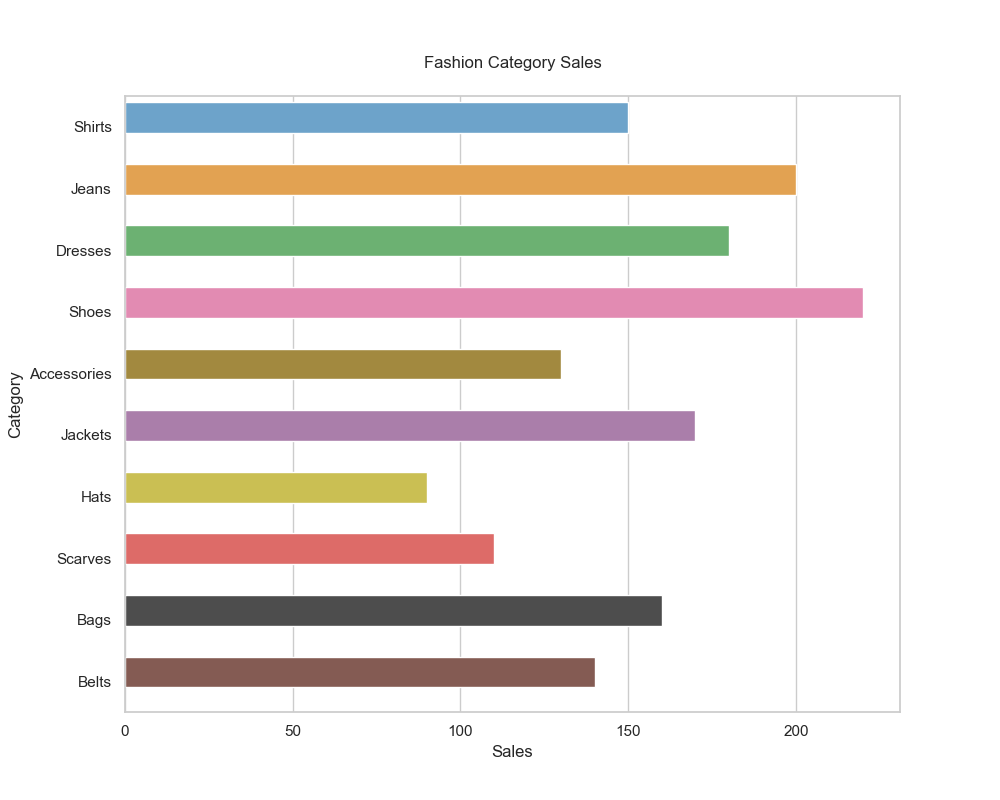

The Python source for this figure:

import pandas as pd
import seaborn as sns
import matplotlib.pyplot as plt

# Given dataset
data = {
    'Category': ['Shirts', 'Jeans', 'Dresses', 'Shoes', 'Accessories', 'Jackets', 'Hats', 'Scarves', 'Bags', 'Belts'],
    'Sales': [150, 200, 180, 220, 130, 170, 90, 110, 160, 140]
}

# Create DataFrame
df = pd.DataFrame(data)

# Initialize a Matplotlib figure and set its size
plt.figure(figsize=(10, 8))

# Create horizontal bar chart
sns.barplot(
    x='Sales',
    y='Category',
    data=df,
    palette=[
        '#5DA5DA', '#FAA43A', '#60BD68', '#F17CB0', '#B2912F',
        '#B276B2', '#DECF3F', '#F15854', '#4D4D4D', '#8C564B'
    ],
    dodge=False
)

# Customize the chart
plt.title('Fashion Category Sales', pad=20)
plt.xlabel('Sales')
plt.ylabel('Category')

# Adjust the height of the bars
for patch in plt.gca().patches:
    patch.set_height(0.5)

# Show the plot
plt.show()
